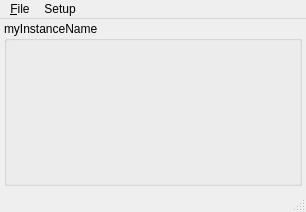
<?xml version="1.0" encoding="UTF-8"?>
<ui version="4.0">
 <class>MainWindow</class>
 <widget class="QMainWindow" name="MainWindow">
  <property name="geometry">
   <rect>
    <x>0</x>
    <y>0</y>
    <width>306</width>
    <height>212</height>
   </rect>
  </property>
  <property name="windowTitle">
   <string>MainWindow</string>
  </property>
  <property name="styleSheet">
   <string notr="true">font: 8pt &quot;Sans Serif&quot;;</string>
  </property>
  <widget class="QWidget" name="centralwidget">
   <layout class="QHBoxLayout" name="horizontalLayout_3">
    <property name="spacing">
     <number>3</number>
    </property>
    <property name="leftMargin">
     <number>4</number>
    </property>
    <property name="topMargin">
     <number>2</number>
    </property>
    <property name="rightMargin">
     <number>4</number>
    </property>
    <property name="bottomMargin">
     <number>4</number>
    </property>
    <item>
     <widget class="QGroupBox" name="myInstrument">
      <property name="enabled">
       <bool>true</bool>
      </property>
      <property name="title">
       <string>myInstanceName</string>
      </property>
      <layout class="QHBoxLayout" name="horizontalLayout_2">
       <property name="spacing">
        <number>2</number>
       </property>
       <property name="leftMargin">
        <number>3</number>
       </property>
       <property name="topMargin">
        <number>3</number>
       </property>
       <property name="rightMargin">
        <number>3</number>
       </property>
       <property name="bottomMargin">
        <number>3</number>
       </property>
       <item>
        <widget class="QFrame" name="myframe">
         <property name="enabled">
          <bool>false</bool>
         </property>
         <property name="frameShape">
          <enum>QFrame::NoFrame</enum>
         </property>
         <property name="frameShadow">
          <enum>QFrame::Raised</enum>
         </property>
        </widget>
       </item>
      </layout>
     </widget>
    </item>
   </layout>
  </widget>
  <widget class="QMenuBar" name="menubar">
   <property name="geometry">
    <rect>
     <x>0</x>
     <y>0</y>
     <width>306</width>
     <height>19</height>
    </rect>
   </property>
   <property name="toolTip">
    <string notr="true"/>
   </property>
   <property name="statusTip">
    <string notr="true"/>
   </property>
   <widget class="QMenu" name="menu_File">
    <property name="toolTip">
     <string notr="true"/>
    </property>
    <property name="statusTip">
     <string notr="true"/>
    </property>
    <property name="title">
     <string>&amp;File</string>
    </property>
    <addaction name="actionQuit"/>
   </widget>
   <widget class="QMenu" name="menuSetup">
    <property name="toolTip">
     <string notr="true"/>
    </property>
    <property name="statusTip">
     <string notr="true"/>
    </property>
    <property name="title">
     <string>Setup</string>
    </property>
    <addaction name="actionShow"/>
   </widget>
   <addaction name="menu_File"/>
   <addaction name="menuSetup"/>
  </widget>
  <widget class="QStatusBar" name="statusbar"/>
  <action name="actionQuit">
   <property name="text">
    <string>&amp;Quit</string>
   </property>
  </action>
  <action name="actionShow">
   <property name="enabled">
    <bool>false</bool>
   </property>
   <property name="text">
    <string>Show</string>
   </property>
  </action>
 </widget>
 <resources/>
 <connections/>
</ui>
